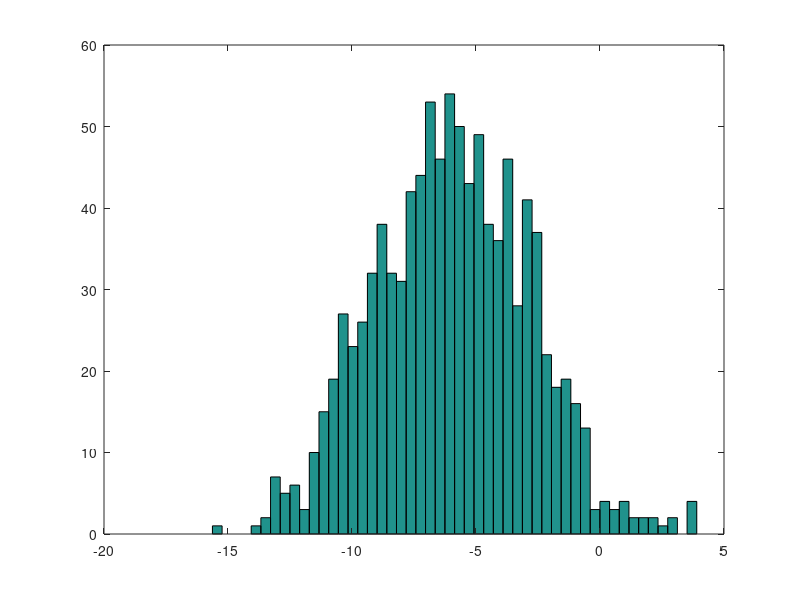

Reproduce this figure in MATLAB.
PS1('>>')    %it changes the symbol in command line

a=3      %assigns and prints
a=3;     %assigns only

b='hi';

a=pi;
disp(a)

disp(sprintf('2 decimals: %0.2f', a))

format long
a
format short
a

A=[1 2; 3 4; 5 6]

v=[1;2;3;4]   %column vector

v= 1:0.1:2    %start:step:stop

v=1:6        

ones(2,3)

zeros(4,4)

C=2*ones(2,3)
w=ones(1,3)
w= rand(1,3)
rand(3,3)

w=randn(1,3)    %numbers from gaussian distribution

w= -6 + sqrt(10)*(randn(1,1000))

hist(w)    %draws histogram

hist(w,50)   %50 is buckets

eye(3) 

help eye
help rand
help help
